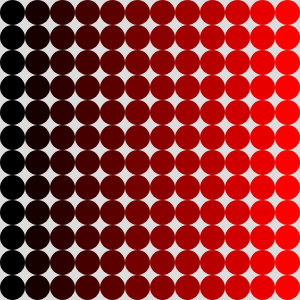
Frame 1 (no input)
Frame 60 (no input): identical to frame 1, image omitted
Frame 120 (the mouse pressed at the canvas centre since frame 60): identical to frame 1, image omitted

The p5.js sketch that drew this single still picture (run headless with seeded random() and noise() and a simulated clock; from frame 60 on, the mouse is pressed at the canvas centre):

// p5.js sketch
// ── sketch.js
let aantal = 12;
function setup() {
    createCanvas(300, 300);
    noStroke();
}

function draw() {
    background(220);

    // 12 x 12 = 144 cirkels, met een kleurverloop over de kolommen
    let afstand = width / aantal

    for (let x = 0; x < aantal; x++) {
        let posX = afstand / 2 + x * afstand;
        let redValue = map(x, 0, aantal - 1, 0, 255)
        
        for (let y = 0; y < aantal; y++) {
            let posY = afstand / 2 + y * afstand;

            fill(redValue, 0, 0)
            circle(posX, posY, afstand)
        }
    }
}
